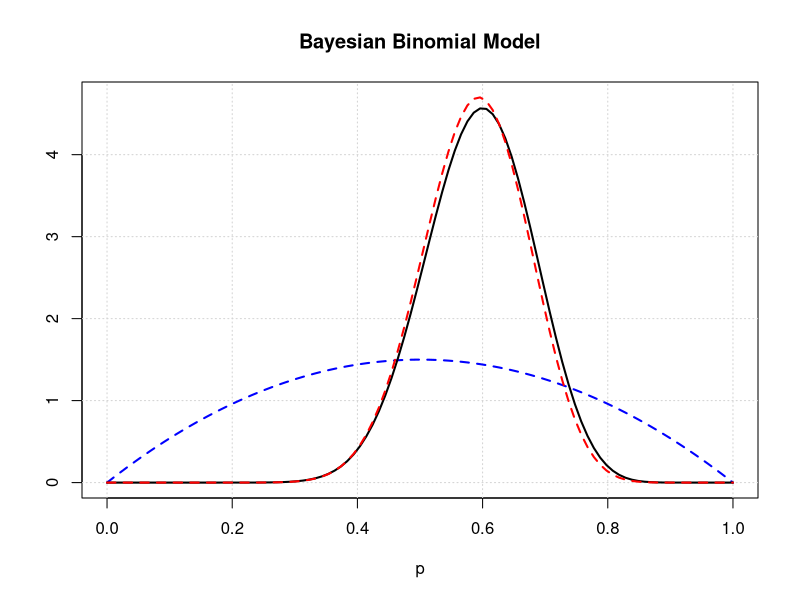

The R source for this figure:
# Computes and plots the likelihood and posterior distributions
# for a binomial parameter p for a specified beta prior

# Number of coin flips
N = 30

# Number of heads
k = 18

# Normalized likelihood
lik = function(p){
    p^k * (1-p)^(N-k) * (factorial(N+1)/(factorial(k)*factorial(N-k)))
}

# Beta prior parameters
alpha = 2
beta = 2

# Plot
x = seq(from = 0, to = 1, length.out = 100)
y_max = max(c(dbeta(x, alpha, beta),
              lik(x),
              dbeta(x, alpha + k, beta + N - k)))
plot(0, 
     xlim = c(0,1), ylim = c(0, y_max),
     type = 'l', lwd = 2,
     xlab = 'p', ylab = '',
     main = 'Bayesian Binomial Model')
grid(nx = NULL, ny = NULL)

# Plot prior
lines(x, dbeta(x, alpha, beta),
      lty = 2, lwd = 2, col = 'blue')

# Plot likelihood
lines(x, lik(x),
      lty = 1, lwd = 2, col = 'black')

# Plot posterior
lines(x, dbeta(x, alpha + k, beta + N - k),
      lty = 2, lwd = 2, col = 'red')

